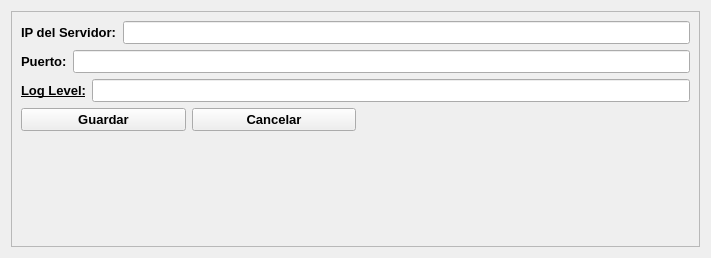
<?xml version="1.0" encoding="UTF-8"?>
<ui version="4.0">
 <class>ConfigWidget</class>
 <widget class="QWidget" name="ConfigWidget">
  <property name="geometry">
   <rect>
    <x>0</x>
    <y>0</y>
    <width>711</width>
    <height>258</height>
   </rect>
  </property>
  <property name="windowTitle">
   <string>Form</string>
  </property>
  <layout class="QGridLayout" name="gridLayout">
   <item row="0" column="0">
    <widget class="QFrame" name="generalFrame">
     <property name="maximumSize">
      <size>
       <width>1000</width>
       <height>16777215</height>
      </size>
     </property>
     <property name="frameShape">
      <enum>QFrame::Shape::StyledPanel</enum>
     </property>
     <property name="frameShadow">
      <enum>QFrame::Shadow::Raised</enum>
     </property>
     <layout class="QVBoxLayout" name="verticalLayout">
      <item>
       <layout class="QHBoxLayout" name="ipLayout">
        <item>
         <widget class="QLabel" name="ipLabel">
          <property name="font">
           <font>
            <family>Arial</family>
            <pointsize>10</pointsize>
            <bold>true</bold>
           </font>
          </property>
          <property name="toolTip">
           <string/>
          </property>
          <property name="text">
           <string>IP del Servidor:</string>
          </property>
         </widget>
        </item>
        <item>
         <widget class="QLineEdit" name="ipLineEdit">
          <property name="font">
           <font>
            <family>Arial</family>
            <pointsize>10</pointsize>
           </font>
          </property>
         </widget>
        </item>
       </layout>
      </item>
      <item>
       <layout class="QHBoxLayout" name="portLayout">
        <item>
         <widget class="QLabel" name="portLabel">
          <property name="font">
           <font>
            <family>Arial</family>
            <pointsize>10</pointsize>
            <bold>true</bold>
           </font>
          </property>
          <property name="text">
           <string>Puerto:</string>
          </property>
         </widget>
        </item>
        <item>
         <widget class="QLineEdit" name="portLineEdit">
          <property name="font">
           <font>
            <family>Arial</family>
            <pointsize>10</pointsize>
           </font>
          </property>
         </widget>
        </item>
       </layout>
      </item>
      <item>
       <layout class="QHBoxLayout" name="logLevelLayout">
        <item>
         <widget class="QLabel" name="logLevelLabel">
          <property name="font">
           <font>
            <family>Arial</family>
            <pointsize>10</pointsize>
            <bold>true</bold>
            <underline>true</underline>
           </font>
          </property>
          <property name="toolTip">
           <string notr="true">LEVEL_DEBUG,  LEVEL_INFO,  LEVEL_WARNING,  LEVEL_ERROR,  LEVEL_OFF</string>
          </property>
          <property name="text">
           <string>Log Level:</string>
          </property>
         </widget>
        </item>
        <item>
         <widget class="QLineEdit" name="logLevelLineEdit">
          <property name="font">
           <font>
            <family>Arial</family>
            <pointsize>10</pointsize>
           </font>
          </property>
         </widget>
        </item>
       </layout>
      </item>
      <item>
       <layout class="QHBoxLayout" name="optionsLayout">
        <item>
         <layout class="QHBoxLayout" name="buttonsLayout">
          <item>
           <widget class="QPushButton" name="saveButton">
            <property name="sizePolicy">
             <sizepolicy hsizetype="Expanding" vsizetype="Fixed">
              <horstretch>0</horstretch>
              <verstretch>0</verstretch>
             </sizepolicy>
            </property>
            <property name="font">
             <font>
              <family>Arial</family>
              <pointsize>10</pointsize>
              <bold>true</bold>
             </font>
            </property>
            <property name="text">
             <string>Guardar</string>
            </property>
           </widget>
          </item>
          <item>
           <widget class="QPushButton" name="cancelButton">
            <property name="sizePolicy">
             <sizepolicy hsizetype="Expanding" vsizetype="Fixed">
              <horstretch>0</horstretch>
              <verstretch>0</verstretch>
             </sizepolicy>
            </property>
            <property name="font">
             <font>
              <family>Arial</family>
              <pointsize>10</pointsize>
              <bold>true</bold>
             </font>
            </property>
            <property name="text">
             <string>Cancelar</string>
            </property>
           </widget>
          </item>
         </layout>
        </item>
        <item>
         <spacer name="horizontalSpacer">
          <property name="orientation">
           <enum>Qt::Orientation::Horizontal</enum>
          </property>
          <property name="sizeHint" stdset="0">
           <size>
            <width>40</width>
            <height>20</height>
           </size>
          </property>
         </spacer>
        </item>
       </layout>
      </item>
      <item>
       <spacer name="verticalSpacer">
        <property name="orientation">
         <enum>Qt::Orientation::Vertical</enum>
        </property>
        <property name="sizeHint" stdset="0">
         <size>
          <width>20</width>
          <height>40</height>
         </size>
        </property>
       </spacer>
      </item>
     </layout>
    </widget>
   </item>
  </layout>
 </widget>
 <resources/>
 <connections/>
</ui>
